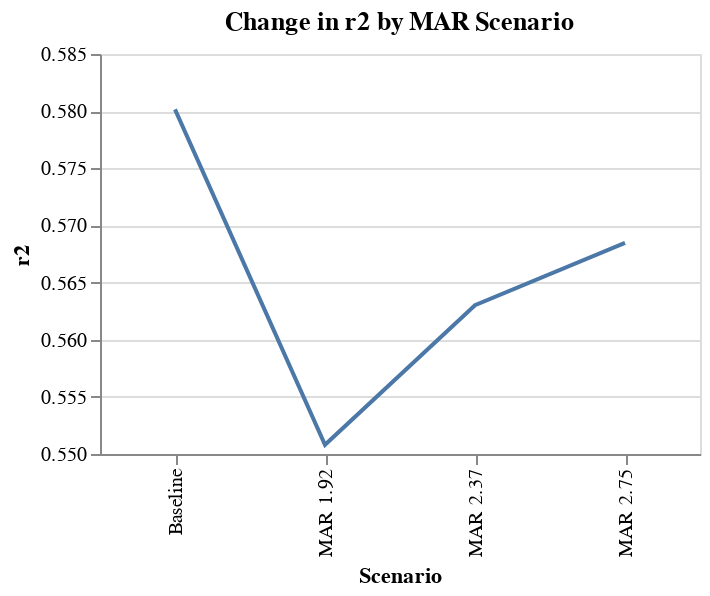

Source (notebook cell):
### Markdown cell above
# Missing at Random (MAR) Scenario Analysis

### Code cell
source = df_overall[df_overall['Scenario'].str.contains("MAR") | df_overall['Scenario'].str.contains("Baseline")]
alt.Chart(source).mark_line().encode(
    alt.Y('r2:Q', scale=alt.Scale(zero=False)),
    x='Scenario'
).properties(title='Change in r2 by MAR Scenario', width=300, height=200)

### Figure 1 — Vega-Lite specification as saved in the notebook (floating-point values rounded to 4 significant figures)
{"config": {"view": {"continuousWidth": 400, "continuousHeight": 300}}, "data": {"name": "data-9f7137aa0b7d6f656009bb05f4a4e351"}, "mark": "line", "encoding": {"x": {"type": "nominal", "field": "Scenario"}, "y": {"type": "quantitative", "field": "r2", "scale": {"zero": false}}}, "height": 200, "title": "Change in r2 by MAR Scenario", "width": 300, "$schema": "https://vega.github.io/schema/vega-lite/v4.8.1.json", "datasets": {"data-9f7137aa0b7d6f656009bb05f4a4e351": [{"index": 0, "Scenario": "Baseline", "mae": 0.5368, "mse": 0.5563, "rmse_val": 0.7459, "r2": 0.5802, "mae_diff": 0.0, "mse_diff": 0.0, "r2_diff": 0.0, "MedInc": 0.4591, "HouseAge": 0.009726, "AveRooms": -0.1374, "AveBedrms": 0.8201, "Population": -5.208e-06, "AveOccup": -0.00339, "Latitude": -0.4129, "Longitude": -0.4282}, {"index": 0, "Scenario": "MAR 1.92", "mae": 0.5435, "mse": 0.5952, "rmse_val": 0.7715, "r2": 0.5508, "mae_diff": 0.006786, "mse_diff": 0.02564, "r2_diff": -0.02936, "MedInc": 0.4208, "HouseAge": 0.009875, "AveRooms": -0.06997, "AveBedrms": 0.5298, "Population": -6.231e-06, "AveOccup": -0.003248, "Latitude": -0.4288, "Longitude": -0.4402}, {"index": 0, "Scenario": "MAR 2.37", "mae": 0.5445, "mse": 0.5791, "rmse_val": 0.761, "r2": 0.563, "mae_diff": 0.007742, "mse_diff": 0.01508, "r2_diff": -0.01715, "MedInc": 0.4081, "HouseAge": 0.009854, "AveRooms": -0.04675, "AveBedrms": 0.4143, "Population": -6.464e-06, "AveOccup": -0.003199, "Latitude": -0.4348, "Longitude": -0.4455}, {"index": 0, "Scenario": "MAR 2.75", "mae": 0.5449, "mse": 0.5718, "rmse_val": 0.7562, "r2": 0.5685, "mae_diff": 0.008181, "mse_diff": 0.01031, "r2_diff": -0.01169, "MedInc": 0.3976, "HouseAge": 0.009925, "AveRooms": -0.02672, "AveBedrms": 0.3685, "Population": -6.005e-06, "AveOccup": -0.003165, "Latitude": -0.4409, "Longitude": -0.4511}]}}
